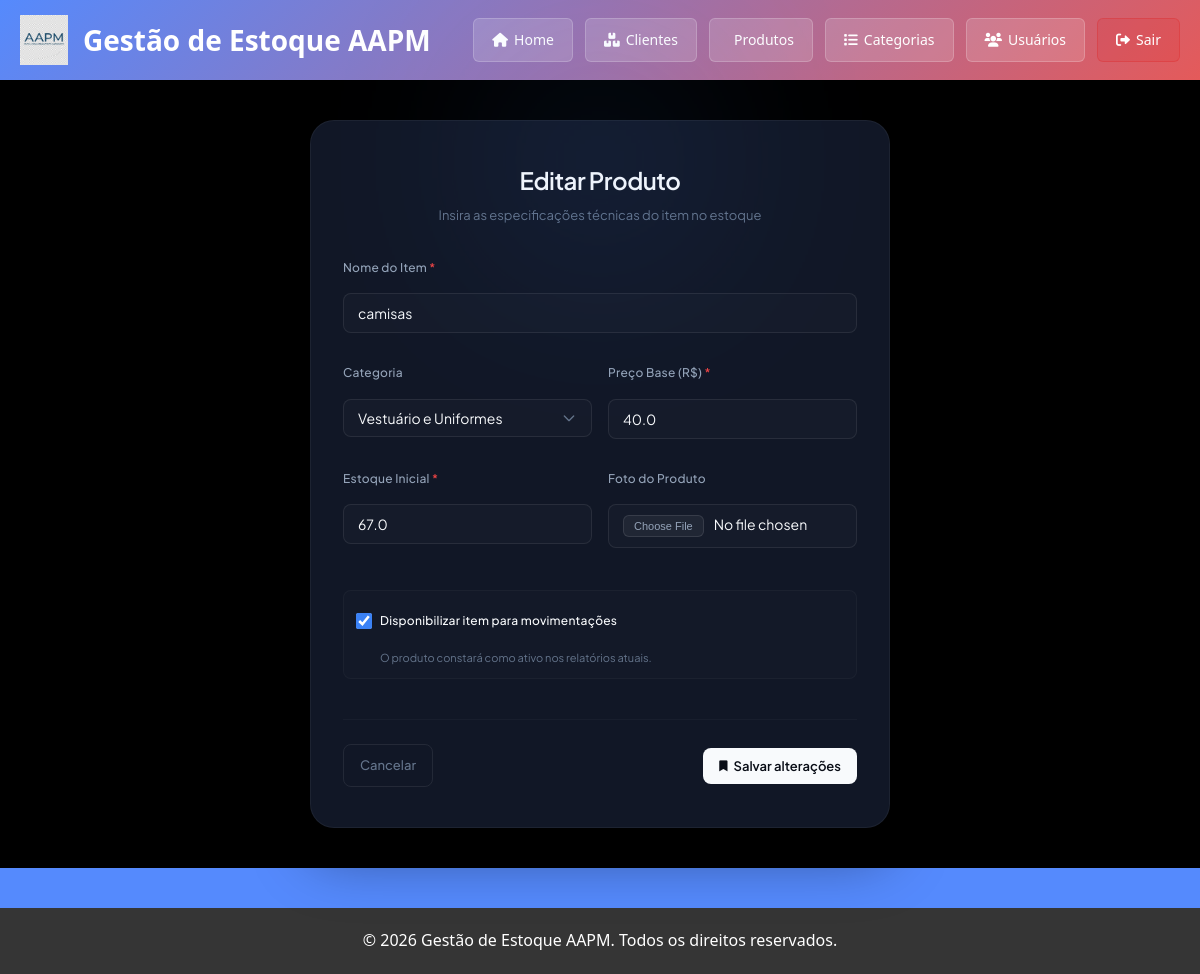
Page /produtos/11/editar (signed in) on the earlier database version.
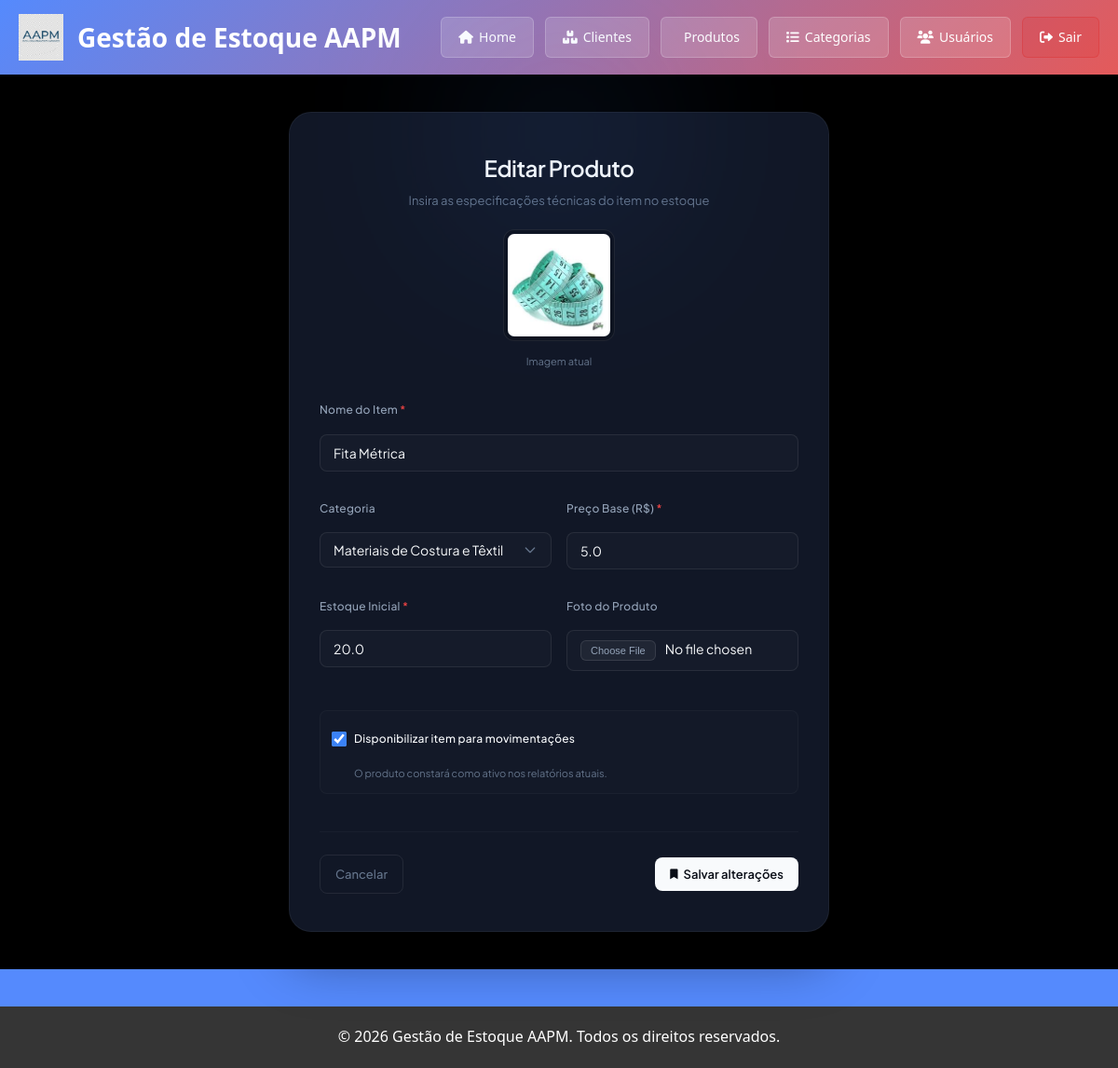
Same page on the later database version.
### app/models/produto.py (models this page shows, shortened)
class Produto(Base):
    __tablename__ = "produtos"
    id = Column(Integer, primary_key=True, autoincrement=True, index=True)
    nome = Column(String(150), nullable=False, index=True, unique=True)
    preco = Column(Float, nullable=False, default=0.0)
    estoque_atual = Column(Integer, nullable=False, default=0)
    ativo = Column(Boolean, default=True)
    imagem_path = Column(String(255), nullable=True)
    categoria_id = Column(Integer, ForeignKey("categorias.id", ondelete="SET NULL"), nullable=True)
    categoria = relationship("Categoria", back_populates="produtos")

### app/models/categoria.py (models this page shows, shortened)
class Categoria(Base):
    __tablename__ = "categorias"
    id = Column(Integer, primary_key=True, index=True)
    nome = Column(String(50), unique=True, nullable=False)
    descricao = Column(String(255), nullable=True)
    ativa = Column(Boolean, default=True)
    produtos = relationship("Produto", back_populates="categoria")

### app/controllers/produto_controller.py (the view)
@router.get("/{produto_id}/editar")
def form_editar_produto(
    produto_id: int,
    request: Request,
    db: Session = Depends(get_db),
    admin = Depends(get_admin)
):
    editando   = db.query(Produto).filter(Produto.id == produto_id).first()
    categorias = db.query(Categoria).filter(Categoria.ativa == True).all()
    if not editando:
        return RedirectResponse(url="/produtos", status_code=302)
    return templates.TemplateResponse(
        request,
        "produtos/form.html",
        {
            "request":    request,
            "usuario":    admin,
            "editando":   editando,
            "categorias": categorias
        }
    )

### app/templates/produtos/form.html (shortened to what this page needs)
{% extends "base.html" %}
{% block content %}
<link rel="stylesheet" href="https://cdnjs.cloudflare.com/ajax/libs/font-awesome/6.0.0/css/all.min.css">
<div class="page-wrapper">
    <div class="form-card">
        <div style="text-align: center; margin-bottom: 32px;">
            <h2 style="color: #f8fafc; margin: 0 0 6px 0; font-size: 24px; font-weight: 600; letter-spacing: -0.5px;">
                {% if editando %}Editar{% else %}Novo{% endif %} Produto
            </h2>
            <p style="color: #64748b; font-size: 13px; margin: 0;">
                Insira as especificações técnicas do item no estoque
            </p>
            {% if editando and editando.imagem_path %}
            <div style="margin-top: 20px; display: inline-block; position: relative;">
                <img src="{{ editando.imagem_url }}" alt="{{ editando.nome }}"
                     style="max-width: 120px; max-height: 120px; border-radius: 12px; border: 1px solid rgba(255, 255, 255, 0.08); padding: 4px; background: rgba(0,0,0,0.2);">
                <p style="color: #64748b; font-size: 11px; margin: 6px 0 0 0;">Imagem atual</p>
            </div>
            {% endif %}
        </div>
        <form method="POST" enctype="multipart/form-data" style="display: flex; flex-direction: column;">
            <div class="form-group">
                <label for="nome">Nome do Item <span style="color: #ef4444;">*</span></label>
                <input type="text" id="nome" name="nome" class="form-control" placeholder="Ex: Cadeira Ergonômica" required
                       value="{{ editando.nome if editando else (valores.nome if valores else '') }}">
            </div>
            <div style="display: grid; grid-template-columns: 1fr 1fr; gap: 16px;">
                <div class="form-group">
                    <label for="categoria_id">Categoria</label>
                    <select id="categoria_id" name="categoria_id" class="form-control">
                        {% for categoria in categorias %}
                            <option value="{{ categoria.id }}"
                                {% if (editando and editando.categoria_id == categoria.id) or (valores and valores.get('categoria_id') == categoria.id) %}selected{% endif %}>
                                {{ categoria.nome }}
                            </option>
                        {% endfor %}
                    </select>
                </div>
                <div class="form-group">
                    <label for="preco">Preço Base (R$) <span style="color: #ef4444;">*</span></label>
                    <input type="number" id="preco" step="0.01" name="preco" class="form-control" placeholder="0,00" required
                           value="{{ editando.preco if editando else (valores.preco if valores else '') }}">
                </div>
            </div>
            <div style="display: grid; grid-template-columns: 1fr 1fr; gap: 16px; margin-bottom: 12px;">
                <div class="form-group">
                    <label for="estoque_atual">Estoque Inicial <span style="color: #ef4444;">*</span></label>
                    <input type="number" id="estoque_atual" name="estoque_atual" min="0" step="1" class="form-control" required
                           value="{{ editando.estoque_atual if editando else (valores.estoque_atual if valores else '0') }}">
                </div>
                <div class="form-group">
                    <label for="imagem">Foto do Produto</label>
                    <input type="file" id="imagem" name="imagem" class="form-control" accept=".jpg,.jpeg,.png,.webp">
                </div>
            </div>
            {% if editando %}
            <div class="form-group" style="margin-bottom: 24px; background: rgba(255,255,255,0.01); padding: 12px; border-radius: 8px; border: 1px solid rgba(255,255,255,0.03);">
                <label class="checkbox-container">
                    <input type="checkbox" name="ativo" {% if editando.ativo %}checked{% endif %}>
                    <span style="font-weight: 500; color: #f8fafc;">Disponibilizar item para movimentações</span>
                </label>
                <span style="font-size: 11px; color: #64748b; margin-top: 4px; display: block; padding-left: 24px;">
                    {% if editando.ativo %}O produto constará como ativo nos relatórios atuais.{% else %}O produto ficará ocultado e congelado.{% endif %}
                </span>
            </div>
            {% endif %}
            <div style="margin-top: 16px; display: flex; justify-content: space-between; align-items: center; border-top: 1px solid rgba(255, 255, 255, 0.03); padding-top: 24px;">
                <a href="/produtos" class="btn-cancel">
                    <span>Cancelar</span>
                </a>
                <button type="submit" class="btn-save">
                    <i class="fas fa-bookmark" style="font-size: 11px;"></i>
                    <span>Salvar alterações</span>
                </button>
            </div>
        </form>
    </div>
</div>
{% endblock %}

### app/templates/base.html (shortened to what this page needs)
<!DOCTYPE html>
<html lang="pt-BR">
<head>
    <link rel="stylesheet" href="https://cdnjs.cloudflare.com/ajax/libs/font-awesome/6.4.0/css/all.min.css">
</head>
<body>
    <header>
        <div class="container">
            <div class="header-top">
                <div class="header-content">
                    <img src="/static/logo/logoaapm.png" alt="Logo AAPM" class="logo-header">
                    <h1>Gestão de Estoque AAPM</h1>
                </div>
                {% if usuario %}
                <div class="nav-buttons">
                    <a href="/" class="nav-btn">
                        <i class="fas fa-home"></i> Home
                    </a>
                    <a href="/cliente" class="nav-btn">
                        <i class="fas fa-boxes"></i> Clientes
                    </a>
                    <a href="/produtos" class="nav-btn">
                         Produtos
                    </a>
                    <a href="/categorias" class="nav-btn">
                        <i class="fas fa-list"></i> Categorias
                    </a>
                    <a href="/usuarios" class="nav-btn">
                        <i class="fas fa-users"></i> Usuários
                    </a>
                    <a href="/auth/logout" class="nav-btn logout">
                        <i class="fas fa-sign-out-alt"></i> Sair
                    </a>
                </div>
                {% endif %}
            </div>
        </div>
    </header>
    <main>
        {% block content %}{% endblock %}
    </main>
    <footer>
        <p>&copy; 2026 Gestão de Estoque AAPM. Todos os direitos reservados.</p>
    </footer>
</body>
</html>

### app/templates/base.html (style rules this page uses)
* { margin: 0; padding: 0; box-sizing: border-box; }
body { font-family: 'Segoe UI', Tahoma, Geneva, Verdana, sans-serif; background-color: #558afd; color: #333; line-height: 1.6; min-height: 100vh; }
header { background: linear-gradient(135deg, #558afd 0%, #e45a5a 100%); color: rgb(255, 255, 255); padding: 15px 0; box-shadow: 0 2px 5px rgba(0, 0, 0, 0.1); }
.container { max-width: 1200px; margin: 0 auto; padding: 0 20px; }
.header-content { display: flex; align-items: center; gap: 15px; }
.logo-header { height: 50px; width: auto; object-fit: contain; }
h1 { font-size: 28px; font-weight: 600; margin: 0; white-space: nowrap; }
.header-top { display: flex; justify-content: space-between; align-items: center; }
.nav-buttons { display: flex; gap: 12px; flex-wrap: wrap; }
.nav-btn { background-color: rgba(255, 255, 255, 0.15); color: rgb(255, 255, 255); padding: 10px 18px; text-decoration: none; border-radius: 6px; font-weight: 500; font-size: 14px; transition: all 0.3s ease; border: 1px solid rgba(255, 255, 255, 0.2); display: inline-flex; align-items: center; gap: 6px; }
.nav-btn.logout { background-color: rgba(220, 38, 38, 0.15); border-color: rgba(220, 38, 38, 0.3); }
main { padding: 0; min-height: calc(100vh - 150px); }
footer { background-color: #353535; color: rgb(255, 255, 255); text-align: center; padding: 20px; margin-top: 40px; }
button, .btn { background-color: #667eea; color: white; padding: 10px 20px; border: none; border-radius: 4px; cursor: pointer; transition: 0.3s; }
input, textarea, select { width: 100%; padding: 10px; margin: 10px 0; border: 1px solid #ddd; border-radius: 4px; }

### app/templates/produtos/form.html (style rules this page uses)
.page-wrapper { min-height: 85vh; display: flex; align-items: center; justify-content: center; font-family: 'Plus Jakarta Sans', sans-serif; background-color: #000000; padding: 40px 20px; }
.form-card { width: 100%; max-width: 580px; background: #111726; border: 1px solid rgba(255, 255, 255, 0.05); padding: 40px 32px; border-radius: 24px; box-shadow: 0 30px 60px rgba(0, 0, 0, 0.4); position: relative; }
.form-card::before { content: ''; position: absolute; top: -10%; left: 50%; transform: translateX(-50%); width: 220px; height: 220px; background: #3b82f6; filter: blur(100px); opacity: 0.1; pointer-events: none; }
.form-group { display: flex; flex-direction: column; gap: 6px; margin-bottom: 20px; text-align: left; }
.form-group label { font-size: 12px; font-weight: 500; color: #94a3b8; letter-spacing: 0.02em; }
.form-control { background: rgba(255, 255, 255, 0.02); border: 1px solid rgba(255, 255, 255, 0.08); padding: 10px 14px; border-radius: 8px; font-size: 14px; color: #f8fafc; font-family: inherit; transition: all 0.2s ease; width: 100%; box-sizing: border-box; }
select.form-control { cursor: pointer; appearance: none; background-repeat: no-repeat; background-position: right 14px center; background-size: 16px; padding-right: 40px; color-scheme: dark; }
select.form-control option { background-color: #1e2a3a; color: #f8fafc; }
select.form-control option:hover, select.form-control option:focus, select.form-control option:checked { background-color: #2d3f55; color: #f8fafc; }
.btn-save { background: #f8fafc; color: #090d16; padding: 10px 16px; border: none; border-radius: 8px; font-size: 13px; font-weight: 600; font-family: inherit; cursor: pointer; display: inline-flex; align-items: center; gap: 6px; transition: all 0.2s ease; }
.btn-cancel { background: transparent; color: #64748b; padding: 10px 16px; text-decoration: none; border-radius: 8px; font-size: 13px; font-weight: 500; display: inline-flex; align-items: center; border: 1px solid rgba(255, 255, 255, 0.08); transition: all 0.2s ease; }
.checkbox-container { display: flex; align-items: center; gap: 8px; cursor: pointer; color: #94a3b8; font-size: 13px; user-select: none; }
.checkbox-container input { accent-color: #3b82f6; width: 16px; height: 16px; }

Differences in the rows shown:
changed Produto: imagem_url: picture added; nome "camisas" → "Fita Métrica"; categoria_id "Vestuário e Uniformes" → "Materiais de Costura e Têxtil"; preco "40.0" → "5.0"; estoque_atual "67.0" → "20.0"
Other differences:
text now shown: "Imagem atual"
